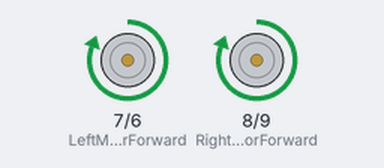
Simulated run of this sketch. Board: Arduino Uno, built with avr-gcc and run on an emulated ATmega328P. Shown: motor-driver pin pairs drawn as motors (green arrow = first pin HIGH = forward, orange = second pin HIGH = backward, longer = more drive).

Above: at 1.0 s.
At 3.0 s:
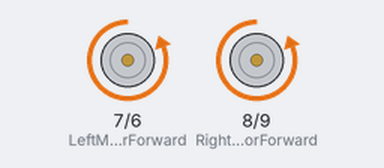
At 6.0 s:
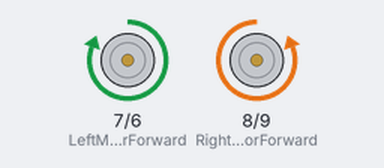
At 9.0 s:
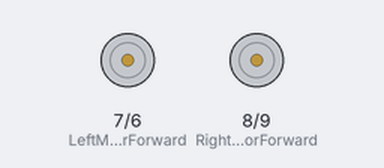
Timing chart, 0 to 13.0 s (numbered marks = the images above):
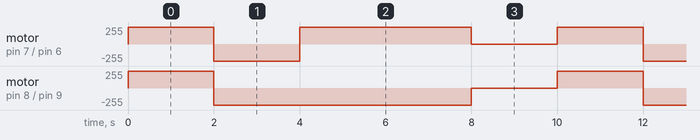

The sketch:

DC_motor.ino
```cpp
int LeftMotorForward = 7;
int LeftMotorReverse = 6;
int RightMotorForward = 8;
int RightMotorReverse = 9;

void setup() {
  Serial.begin(9600);
  pinMode(LeftMotorForward,OUTPUT);
  pinMode(LeftMotorReverse,OUTPUT);
  pinMode(RightMotorForward,OUTPUT);
  pinMode(RightMotorReverse,OUTPUT);
}


//in design, the L293D remains 2 and 7 on and off depending on the code.
// the L293D is motor driver.
//Motor driver circuit is used to control the motors.
//they act a bridge between controller(arduinos) and motors. because they amplify the current motors.
// input 1 connected to 2 number pin in actual IC, so the pin numbers are not arranged serially.

//in simulations, the pin number arrangement is slightly different from the actual ones,
// that is for our own convenience.
//One IN1 is used to move forward,
//Other IN2 is used to move reverse.

//we can create car, to find objects, suppose of tissue picking

void loop() {
  //FORWARD
  digitalWrite(LeftMotorForward,HIGH);
  digitalWrite(LeftMotorReverse,LOW);
  digitalWrite(RightMotorForward,HIGH);
  digitalWrite(RightMotorReverse,LOW);
  delay(2000);

  //Reverse
  digitalWrite(LeftMotorReverse, HIGH);
  digitalWrite(LeftMotorForward, LOW);
  digitalWrite(RightMotorReverse, HIGH);
  digitalWrite(RightMotorForward, LOW);
  delay(2000);

  //Turn left
  digitalWrite(LeftMotorReverse, LOW);
  digitalWrite(LeftMotorForward, HIGH);
  digitalWrite(RightMotorReverse, HIGH);
  digitalWrite(RightMotorForward, LOW);
  delay(2000);

  //Turn right
  digitalWrite(LeftMotorReverse, LOW);
  digitalWrite(LeftMotorForward, HIGH);
  digitalWrite(RightMotorReverse, HIGH);
  digitalWrite(RightMotorForward, LOW);
  delay(2000);

  //STOP
  digitalWrite(LeftMotorReverse,LOW);
  digitalWrite(LeftMotorForward,LOW);
  digitalWrite(RightMotorReverse,LOW);
  digitalWrite(RightMotorForward,LOW);
  delay(2000);

}
```

Measured:
- by itself, motor on pin 8 (RightMotorForward) / pin 9 (RightMotorReverse): repeats every 10.0 s: backward 255/255 6.0 s, stopped 2.0 s, forward 255/255 2.0 s
- by itself, motor on pin 7 (LeftMotorForward) / pin 6 (LeftMotorReverse): repeats every 10.0 s: backward 255/255 2.0 s, forward 255/255 4.0 s, stopped 2.0 s, forward 255/255 2.0 s
